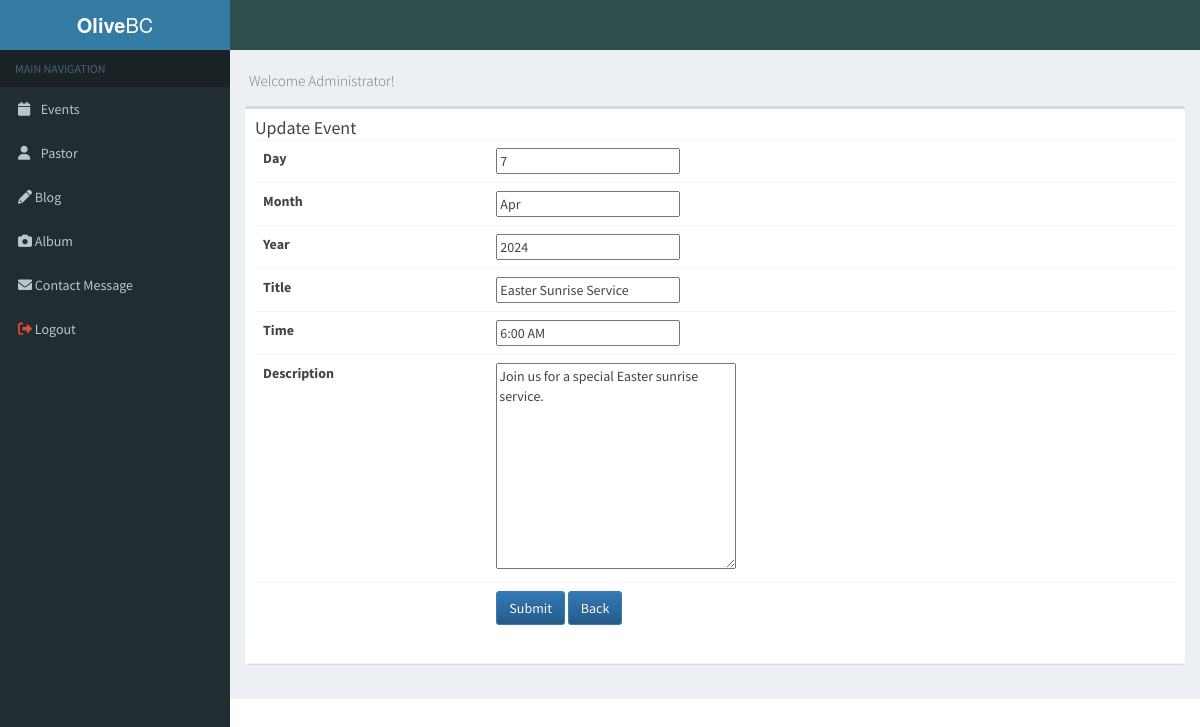
The page /updateevent.php?id=1 (signed in) on the database its author committed.
### tables this page shows
CREATE TABLE `events` (
  `id` int(11) NOT NULL,
  `day` varchar(20) NOT NULL,
  `month` varchar(10) NOT NULL,
  `year` varchar(10) NOT NULL,
  `title` varchar(100) NOT NULL,
  `time` varchar(50) DEFAULT NULL,
  `description` text NOT NULL
);

### logic/event/update_event.php (called while the page is built, shortened)
<?php
require_once(__DIR__ . "/../connect.php");
$id = isset($_GET['id']) ? intval($_GET['id']) : 0;
$sqlSelect = "SELECT * FROM events WHERE id = $id";
$result = mysqli_query($conn, $sqlSelect);
if ($result && mysqli_num_rows($result) > 0) {
    $row = mysqli_fetch_assoc($result);
} else {
    $_SESSION['message'] = "Event not found.";
    header("Location: ../../admin_view.php");
    exit;
}
?>

### Data/update_event.php (the view, shortened to what this page needs)
<?php
include("logic/event/read_events.php");
include("logic/event/update_event.php");
?>
<!DOCTYPE html>
<html>
<head>
</head>
<body>
    <?php if (isset($row)): ?>
    <form method="post" enctype="multipart/form-data" action="logic/event/update_event.php">
        <table class="table">
            <tbody>
                <tr>
                    <td><label for="day">Day</label></td>
                    <td><input type="text" name="day" value="<?php echo htmlspecialchars($row['day']); ?>"></td>
                </tr>
                <tr>
                    <td><label for="month">Month</label></td>
                    <td><input type="text" name="month" value="<?php echo htmlspecialchars($row['month']); ?>"></td>
                </tr>
                <tr>
                    <td><label for="year">Year</label></td>
                    <td><input type="text" name="year" value="<?php echo htmlspecialchars($row['year']); ?>"></td>
                </tr>
                <tr>
                    <td><label for="title">Title</label></td>
                    <td><input type="text" name="title" value="<?php echo htmlspecialchars($row['title']); ?>"></td>
                </tr>
                <tr>
                    <td><label for="time">Time</label></td>
                    <td><input type="text" name="time" value="<?php echo htmlspecialchars($row['time']); ?>"></td>
                </tr>
                <tr>
                    <td><label for="description">Description</label></td>
                    <td><textarea name="description" id="description" cols="30" rows="10"><?php echo htmlspecialchars($row['description']); ?></textarea></td>
                </tr>
                <tr>
                    <td></td>
                    <td>
                        <button type="submit" name="updateBtn" class="btn btn-primary">Submit</button>
                        <a href="admin_view.php" class="btn btn-primary">Back</a>
                    </td>
                </tr>
            </tbody>
        </table>
    </form>
    <?php else: ?>
        <p>No data available to update.</p>
    <?php endif; ?>
</body>
</html>

### rows shown on the page
events: day "7", month "Apr", year "2024", title "Easter Sunrise Service", time "6:00 AM", description "Join us for a special Easter sunrise service."
